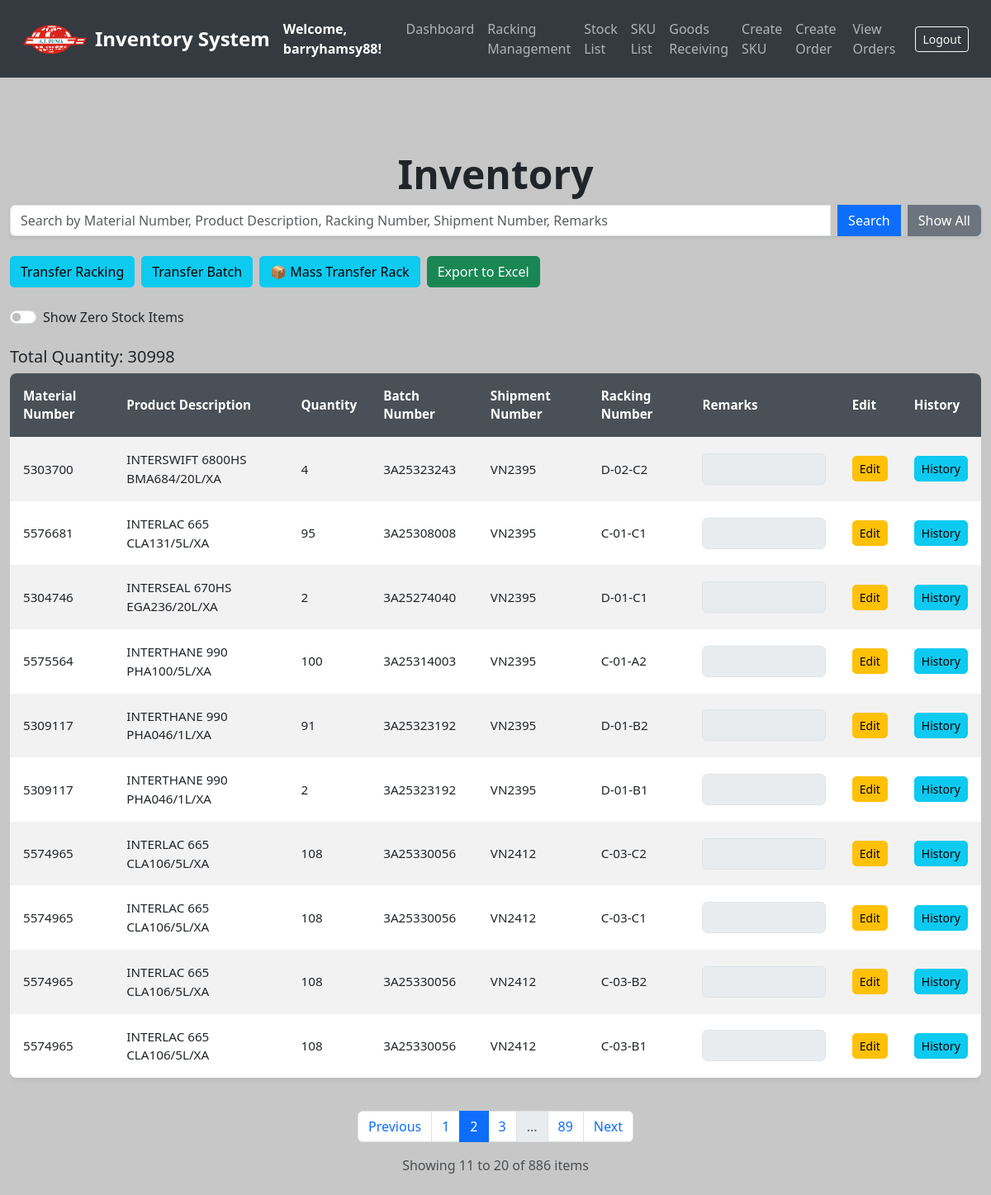
Before: /stocks?page=2&search=&show_zero=false (signed in) with the older database file.
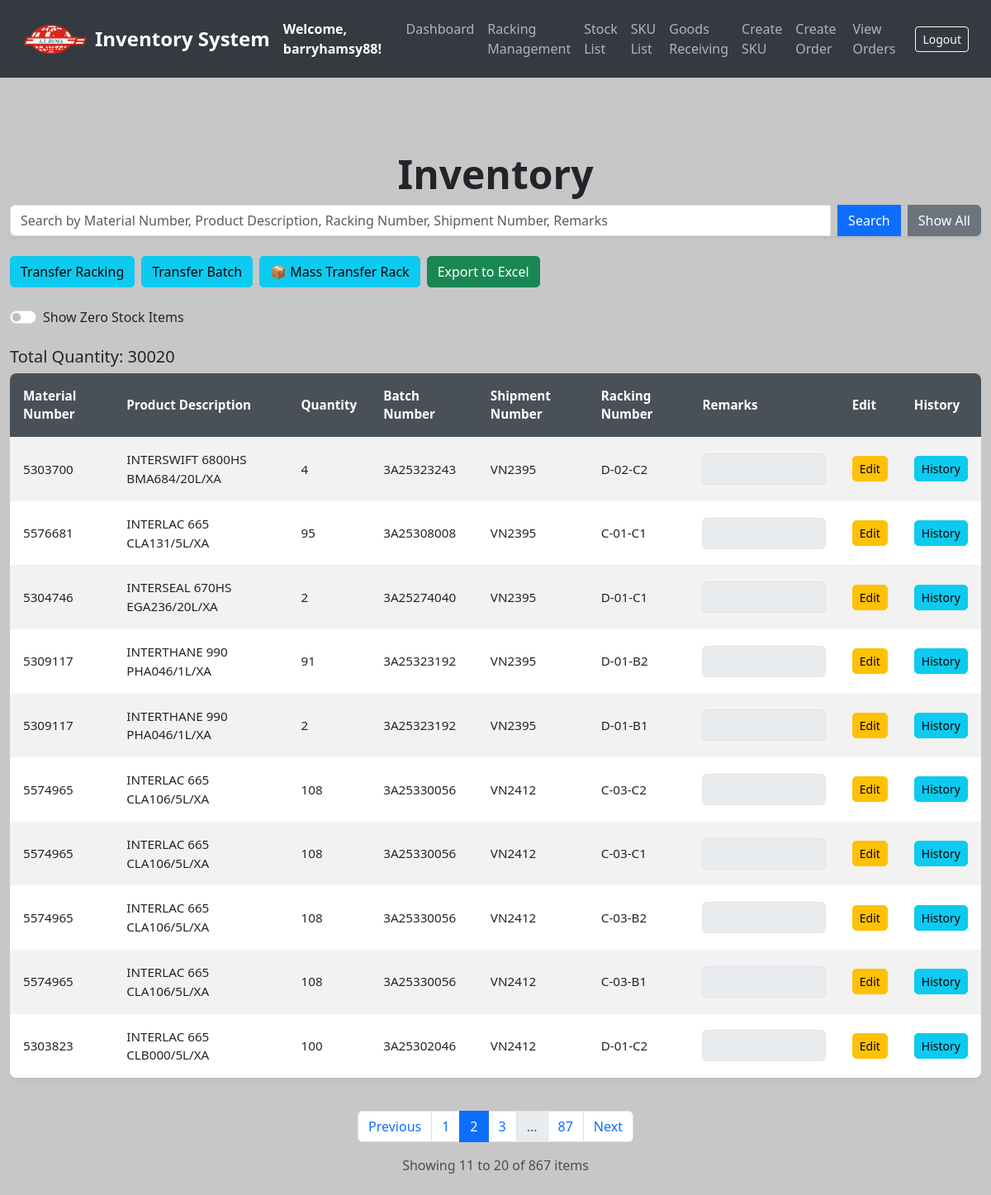
After: the same page with the newer database file.
### models.py (models this page shows, shortened)
class User(UserMixin, db.Model):
    __tablename__ = 'users'
    id = db.Column(db.Integer, primary_key=True)
    username = db.Column(db.String(80), unique=True, nullable=False)
    email = db.Column(db.String(120), unique=True, nullable=False)
    password = db.Column(db.String(200), nullable=False)  # Store hashed passwords
    date_created = db.Column(db.DateTime, default=get_local_time)
    last_login = db.Column(db.DateTime, nullable=True)
    is_active = db.Column(db.Boolean, default=True)  # For account activation/deactivation
    is_approved = db.Column(db.Boolean, default=False)
    is_admin = db.Column(db.Boolean, default=False)

class SKU(db.Model):
    __tablename__ = 'sku_list'
    id = db.Column(db.Integer, primary_key=True)
    material_number = db.Column(db.String(50), unique=True, nullable=False)
    product_description = db.Column(db.String(200), nullable=False)
    pack_size_id = db.Column(db.Integer, db.ForeignKey('pack_sizes.id'), nullable=False)
    weight = db.Column(db.Float, nullable=False)
    pack_size = db.relationship('PackSize', backref='skus', lazy=True)  # Establish relationship

class Stock(db.Model):
    __tablename__ = 'stock'
    id = db.Column(db.Integer, primary_key=True)
    sku_id = db.Column(db.Integer, db.ForeignKey('sku_list.id'), nullable=False)  # Foreign key reference to SKU
    sku = db.relationship('SKU', backref='stocks', lazy=True)  # Add relationship to SKU
    quantity = db.Column(db.Integer, default=0, nullable=False)
    batch_number = db.Column(db.String(100), nullable=True)
    shipment_number = db.Column(db.String(100), nullable=True)
    racking_number = db.Column(db.String(100), nullable=True)
    remarks = db.Column(db.String(255), nullable=True)
    timestamp = db.Column(db.DateTime, default=get_local_time)  # New timestamp column

### app.py (the view, shortened to what this page needs)
@app.route('/stocks', methods=['GET'])
@login_required
def list_stocks():
    page = request.args.get(get_page_parameter(), type=int, default=1)
    per_page = 10  # Number of items per page
    search_term = request.args.get('search', '').strip()
    show_zero_quantity = request.args.get('show_zero', 'false').lower() == 'true'
    query = Stock.query.join(SKU)
    if not show_zero_quantity:
        query = query.filter(Stock.quantity > 0)
    all_stocks = query.all()
    total_quantity = sum(s.quantity for s in all_stocks)
    grouped = defaultdict(list)
    for stock in all_stocks:
        key = (
            stock.sku.material_number,
            stock.sku.product_description,
            stock.batch_number,
            stock.racking_number,
            stock.shipment_number,
            stock.remarks
        )
        grouped[key].append(stock)
    combined_stocks = []
    for key, group in grouped.items():
        total_quantity_group = sum(s.quantity for s in group)
        first_id = group[0].id
        combined_stocks.append({
            'material_number': key[0],
            'product_description': key[1],
            'batch_number': key[2],
            'racking_number': key[3],
            'shipment_number': key[4],
            'remarks': key[5],
            'quantity': total_quantity_group,
            'id': first_id
        })
    total_items = len(combined_stocks)
    start = (page - 1) * per_page
    end = start + per_page
    paginated_stocks = combined_stocks[start:end]
    class SimplePagination:
        def __init__(self, page, per_page, total):
            self.page = page
            self.per_page = per_page
            self.total = total
            self.pages = (total + per_page - 1) // per_page  # Ceiling division
        @property
        def has_prev(self):
            return self.page > 1
        @property
        def has_next(self):
            return self.page < self.pages
        @property
        def prev_num(self):
            return self.page - 1 if self.has_prev else None
        @property
        def next_num(self):
            return self.page + 1 if self.has_next else None
        def iter_pages(self, left_edge=2, left_current=2, right_current=3, right_edge=2):
            last = 0
            for num in range(1, self.pages + 1):
                if (num <= left_edge or
                    (num > self.page - left_current - 1 and num < self.page + right_current) or
                    num > self.pages - right_edge):
                    if last + 1 != num:
                        yield None  # Gap in page numbers
                    yield num
                    last = num
    pagination = SimplePagination(page=page, per_page=per_page, total=total_items)
    return render_template(
        'stock_list.html',
        stocks=paginated_stocks,
        pagination=pagination,
        search_term=search_term,
        total_quantity=total_quantity,
        show_zero_quantity=show_zero_quantity
    )

### app.py (called while the page is built)
@login_manager.user_loader
def load_user(user_id):
    return db.session.get(User, int(user_id))

### templates/stock_list.html (shortened to what this page needs)
<!DOCTYPE html>
<html lang="en">
<head>
    <link href="https://cdn.jsdelivr.net/npm/bootstrap@5.3.0/dist/css/bootstrap.min.css" rel="stylesheet">
</head>
<body>
<nav class="navbar navbar-expand-lg navbar-dark">
    <div class="container-fluid">
        <img src="{{ url_for('static', filename='logo_.png') }}" alt="Logo" width="80" height="40" class="me-2">
        <a class="navbar-brand" href="/">Inventory System</a>
        <strong class="text-white">Welcome, {{ current_user.username }}!</strong>
        <div class="collapse navbar-collapse" id="navbarNav">
            <ul class="navbar-nav ms-auto">
                <li class="nav-item"><a class="nav-link" href="/dashboard">Dashboard</a></li>
                <li class="nav-item"><a class="nav-link" href="/create_racking">Racking Management</a></li>
                <li class="nav-item"><a class="nav-link" href="/stocks">Stock List</a></li>
                <li class="nav-item"><a class="nav-link" href="/sku-list">SKU List</a></li>
                <li class="nav-item"><a class="nav-link" href="/create-stock">Goods Receiving</a></li>
                <li class="nav-item"><a class="nav-link" href="/add-sku">Create SKU</a></li>
                <li class="nav-item"><a class="nav-link" href="/create-order">Create Order</a></li>
                <li class="nav-item"><a class="nav-link" href="/orders">View Orders</a></li>
            </ul>
            <form class="d-flex ms-3" action="{{ url_for('logout') }}" method="POST">
                <button class="btn btn-sm btn-outline-light" type="submit">Logout</button>
            </form>
        </div>
    </div>
</nav>
<div class="container mt-5">
    <h2 class="text-center">Inventory</h2>
    <form method="GET" action="/stocks" class="mb-4">
        <div class="input-group shadow-sm">
            <input type="text" id="search_input" name="search" value="{{ search_term }}" class="form-control" placeholder="Search by Material Number, Product Description, Racking Number, Shipment Number, Remarks">
            <button id="search_btn" type="submit" class="btn btn-primary ms-2">Search</button>
            <a href="/stocks" class="btn btn-secondary ms-2">Show All</a>
        </div>
    </form>
<div class="d-flex gap-2 mb-4">
    <a href="/transfer-stock" class="btn btn-info">Transfer Racking</a>
    <a href="/transfer-batch" class="btn btn-info">Transfer Batch</a>
    <a class="btn btn-info" href="/mass-transfer-rack">📦 Mass Transfer Rack</a>
    <form action="/export-stocks/excel" method="GET" class="d-inline-block">
        <button type="submit" class="btn btn-success">Export to Excel</button>
    </form>
</div>
<div class="form-check form-switch mb-4">
    <input class="form-check-input" type="checkbox" id="show_zero_stock" {% if show_zero_quantity %}checked{% endif %}>
    <label class="form-check-label" for="show_zero_stock">Show Zero Stock Items</label>
</div>
    <div class="mt-3">
        <h5>Total Quantity: {{ total_quantity }}</h5>
    </div>
<div class="table-responsive">
    <table id="stock_table" class="table table-borderless table-striped align-middle">
        <thead class="table-dark">
            <tr>
                <th>Material Number</th>
                <th>Product Description</th>
                <th>Quantity</th>
                <th>Batch Number</th>
                <th>Shipment Number</th>
                <th>Racking Number</th>
                <th>Remarks</th>
                <th>Edit</th>
                <th>History</th>
            </tr>
        </thead>
        <tbody id="stock_body">
            {% for stock in stocks %}
            <tr class="stock-row {% if stock.quantity == 0 %}zero-quantity{% endif %}">
                <td>{{ stock.material_number }}</td>
                <td>{{ stock.product_description }}</td>
                <td>{{ stock.quantity }}</td>
                <td>{{ stock.batch_number }}</td>
                <td>{{ stock.shipment_number }}</td>
                <td>{{ stock.racking_number }}</td>
                <td>
                    <input type="text" value="{{ stock.remarks }}" class="form-control remarks-input" data-stock-id="{{ stock.id }}" disabled>
                </td>
                <td>
                    <button class="btn btn-sm btn-warning edit-btn" data-stock-id="{{ stock.id }}">Edit</button>
                </td>
                <td>
                    <a href="/stock-history/{{ stock.id }}" class="btn btn-info btn-sm">History</a>
                </td>
            </tr>
            {% endfor %}
        </tbody>
    </table>
</div>
<nav aria-label="Stock list pagination" class="mt-4">
    <ul class="pagination justify-content-center">
        {% if pagination.has_prev %}
        <li class="page-item">
            <a class="page-link" href="{{ url_for('list_stocks', page=pagination.prev_num, search=search_term, show_zero='true' if show_zero_quantity else 'false') }}">
                Previous
            </a>
        </li>
        {% else %}
        <li class="page-item disabled">
            <span class="page-link">Previous</span>
        </li>
        {% endif %}
        {% for page_num in pagination.iter_pages(left_edge=1, right_edge=1, left_current=2, right_current=2) %}
            {% if page_num %}
                {% if page_num == pagination.page %}
                <li class="page-item active">
                    <span class="page-link">{{ page_num }}</span>
                </li>
                {% else %}
                <li class="page-item">
                    <a class="page-link" href="{{ url_for('list_stocks', page=page_num, search=search_term, show_zero='true' if show_zero_quantity else 'false') }}">
                        {{ page_num }}
                    </a>
                </li>
                {% endif %}
            {% else %}
                <li class="page-item disabled">
                    <span class="page-link">...</span>
                </li>
            {% endif %}
        {% endfor %}
        {% if pagination.has_next %}
        <li class="page-item">
            <a class="page-link" href="{{ url_for('list_stocks', page=pagination.next_num, search=search_term, show_zero='true' if show_zero_quantity else 'false') }}">
                Next
            </a>
        </li>
        {% else %}
        <li class="page-item disabled">
            <span class="page-link">Next</span>
        </li>
        {% endif %}
    </ul>
</nav>
<div class="text-center text-muted mb-4">
    Showing {{ ((pagination.page - 1) * pagination.per_page + 1) }} to
    {{ [pagination.page * pagination.per_page, pagination.total]|min }}
    of {{ pagination.total }} items
</div>
</div>
</body>
</html>

### templates/stock_list.html (style rules this page uses)
body { background-color: #C7C7C7; color: #212529; }
.navbar { background-color: #343a40; padding: 15px; }
.navbar-brand { font-weight: bold; color: #fff; font-size: 1.5rem; }
.nav-link { color: #adb5bd; font-weight: 500; }
.container { max-width: 1200px; padding-top: 40px; }
.table { background-color: #fff; border-radius: 8px; overflow: hidden; box-shadow: 0px 0px 10px rgba(0, 0, 0, 0.1); }
.table th, .table td { vertical-align: middle; font-size: 0.95rem; padding: 1rem; }
.table th { background-color: #495057; color: #fff; }
.table-striped tbody tr:nth-of-type(odd) { background-color: #f8f9fa; }
.btn-primary, .btn-success, .btn-danger { border-radius: 5px; transition: all 0.3s ease; }
h2 { font-size: 3rem; font-weight: bold; }
.btn-info, .btn-success, .btn-danger { border-radius: 5px; transition: all 0.3s ease; }
.btn-warning, .btn-success, .btn-danger { border-radius: 5px; transition: all 0.3s ease; }

Changed rows visible on the page:
no longer on this page (row unchanged): SKU: material_number "5575564", product_description "INTERTHANE 990 PHA100/5L/XA"
no longer on this page (row edited): Stock: batch_number "3A25314003", shipment_number "VN2395", racking_number "C-01-A2"
now on this page (row unchanged): SKU: material_number "5303823", product_description "INTERLAC 665 CLB000/5L/XA"
now on this page (row unchanged): Stock: batch_number "3A25302046", shipment_number "VN2412", racking_number "D-01-C2"
Other visible differences:
{{ total_quantity }}: "30998" → "30020"
{{ pagination.total }}: "886" → "867"
new list line: "100  Edit History"
new list line: "87"
list line gone: "100  Edit History"
list line gone: "89"
